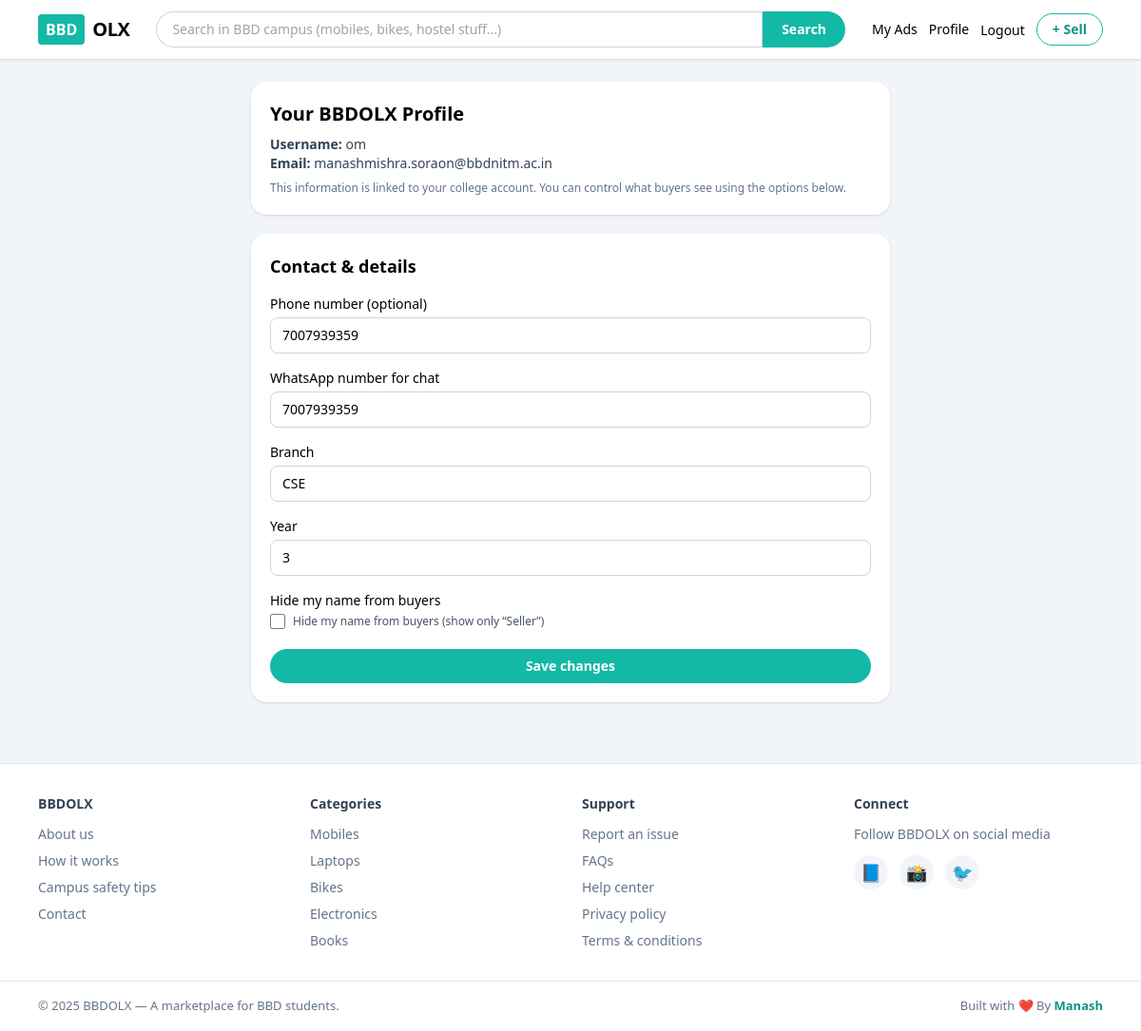
Page /accounts/profile/ (signed in) on the committed database.
### market/models.py (models this page shows, shortened)
class Profile(models.Model):
    user = models.OneToOneField(User, on_delete=models.CASCADE)
    phone = models.CharField(max_length=15, blank=True)
    whatsapp = models.CharField(max_length=15, blank=True)   # ✅ new field
    branch = models.CharField(max_length=100, blank=True)
    year = models.CharField(max_length=10, blank=True)
    hide_name = models.BooleanField(default=False)   # 👈 NEW FIELD

### market/views.py (the view)
# urls.py: path("accounts/profile/", views.profile_view, name="profile"),
@login_required
def profile_view(request):
    profile, created = Profile.objects.get_or_create(user=request.user)
    if request.method == "POST":
        form = ProfileForm(request.POST, instance=profile)
        if form.is_valid():
            form.save()
            messages.success(request, "Profile updated successfully.")
            return redirect("profile")   # name we'll use in urls.py
    else:
        form = ProfileForm(instance=profile)
    return render(request, "market/profile.html", {
        "form": form,
    })

### market/forms.py
class ProfileForm(forms.ModelForm):
    class Meta:
        model = Profile
        fields = ['phone', 'whatsapp', 'branch', 'year', 'hide_name']
        labels = {
            'phone': 'Phone number (optional)',
            'whatsapp': 'WhatsApp number for chat',
            'branch': 'Branch',
            'year': 'Year',
            'hide_name': 'Hide my name from buyers',
        }
        widgets = {
            'phone': forms.TextInput(attrs={
                'placeholder': 'e.g. 9876543210'
            }),
            'whatsapp': forms.TextInput(attrs={
                'placeholder': 'WhatsApp number used for chat'
            }),
            'branch': forms.TextInput(attrs={
                'placeholder': 'e.g. CSE, ECE, BBA...'
            }),
            'year': forms.TextInput(attrs={
                'placeholder': 'e.g. 1st, 2nd, 3rd, Final'
            }),
            'hide_name': forms.CheckboxInput(attrs={
                'class': 'h-4 w-4 text-teal-600'
            }),
        }

### market/context_processors.py (called while the page is built)
def notifications_processor(request):
    if request.user.is_authenticated:
        return {
            "unread_notifications": Notification.objects.filter(
                user=request.user, is_read=False
            )
        }
    return {"unread_notifications": []}

### market/templates/market/profile.html (shortened to what this page needs)
{% extends "market/base.html" %}
{% block content %}
<div class="max-w-2xl mx-auto space-y-5">
  <div class="bg-white rounded-2xl shadow p-5 card-animate">
    <h1 class="text-xl font-semibold mb-2">Your BBDOLX Profile</h1>
    <p class="text-sm text-slate-700">
      <span class="font-semibold">Username:</span>
      {{ request.user.username }}
    </p>
    <p class="text-sm text-slate-700">
      <span class="font-semibold">Email:</span>
      {{ request.user.email }}
    </p>
    <p class="text-xs text-slate-500 mt-2">
      This information is linked to your college account.
      You can control what buyers see using the options below.
    </p>
  </div>
  <div class="bg-white rounded-2xl shadow p-5 card-animate">
    <h2 class="text-lg font-semibold mb-3">Contact & details</h2>
    <form method="post" class="space-y-4">
      {% for field in form %}
        <div class="text-sm">
          <label class="block mb-1 font-medium">
            {{ field.label }}
          </label>
          {% if field.name == "hide_name" %}
            <label class="inline-flex items-center gap-2 text-xs text-slate-600">
              {{ field }}
              <span>Hide my name from buyers (show only “Seller”)</span>
            </label>
          {% else %}
            {{ field }}
          {% endif %}
        </div>
      {% endfor %}
      <button
        class="w-full mt-2 bg-teal-500 text-white py-2 rounded-full text-sm font-semibold hover:bg-teal-600 transition">
        Save changes
      </button>
    </form>
  </div>
</div>
{% endblock %}

### market/templates/market/base.html (style rules this page uses)
.card-animate { animation: cardIn .35s ease-out; }

### rows in the picture
Profile: form "7007939359" "7007939359" "CSE" "3"

### other values in the picture
{{ request.user.username }} "om"
{{ request.user.email }} "manashmishra.soraon@bbdnitm.ac.in"
{{ field.label }} "Phone number (optional)" "WhatsApp number for chat" "Branch" "Year" "Hide my name from buyers"
